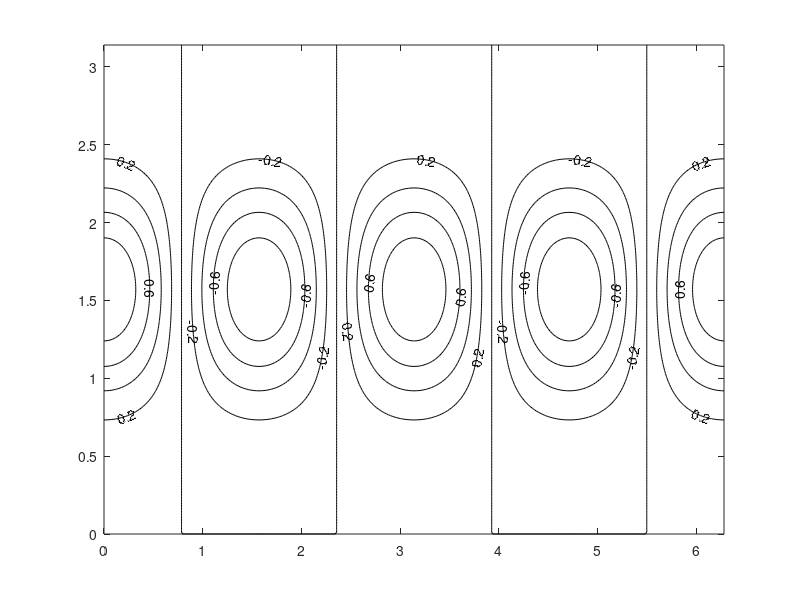
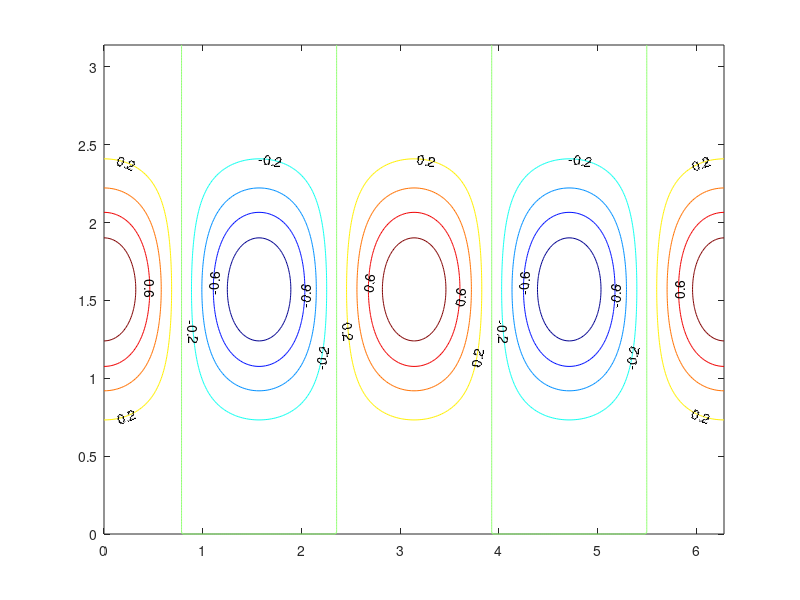
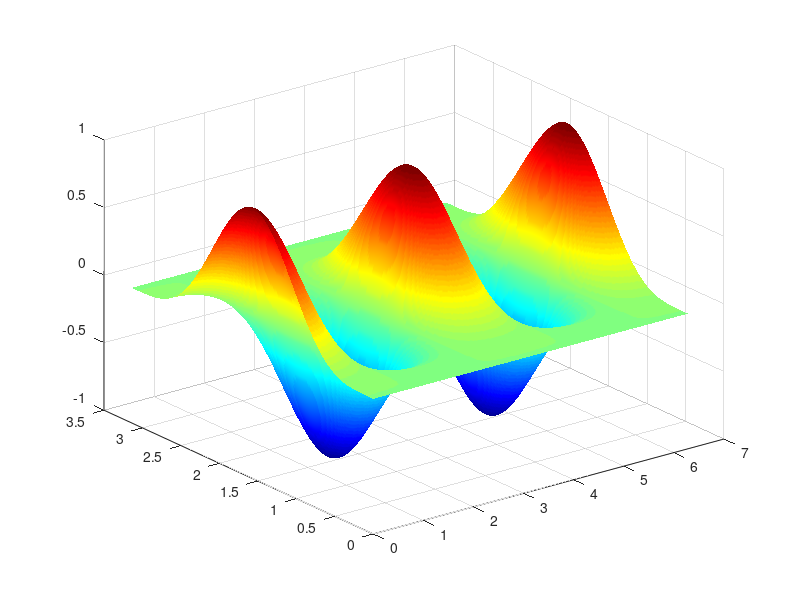

Write MATLAB code to recreate these figures, in order.
% Isovaleurs 

clc
close all

[phi,tet]=meshgrid(0:0.02:2*pi,0:0.01:pi);

e=sin(tet).^4.*cos(2*phi);

% isovaleurs fixees
v=-1:0.2:1;

colormap([0 0 0])
[c,h]=contour(phi,tet,e,v);

set(h,'ShowText','on','TextStep',get(h,'LevelStep')*2);

figure
colormap(jet)
[c,h]=contour(phi,tet,e,v);
set(h,'ShowText','on','TextStep',get(h,'LevelStep')*2);

figure 
colormap(jet)
h=surf(phi,tet,e);
shading interp
